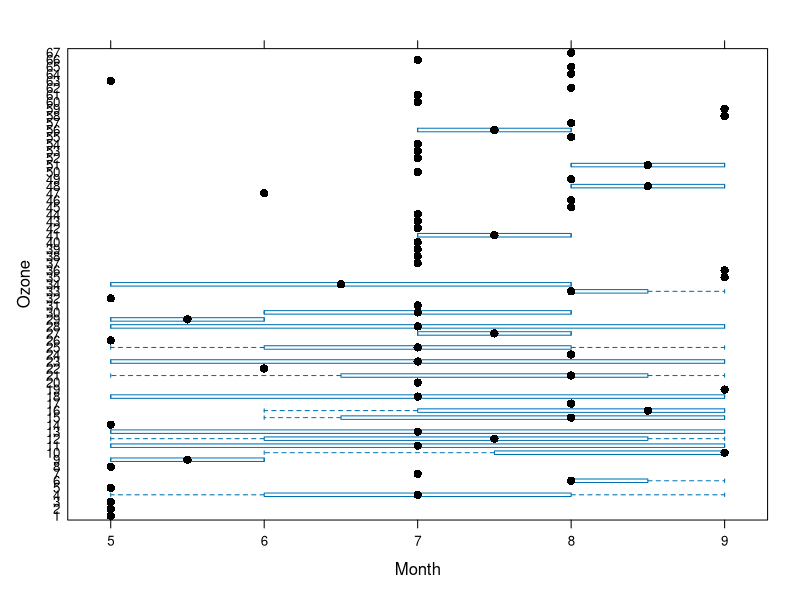

Here is the R script that generated this plot:
## ---- chunk 1
knitr::opts_chunk$set(echo = TRUE)
## ---- chunk 2
#there are bugs but I don't know why
airquality
head(airquality)
install.packages("lattice")
require(lattice)
bwplot(x = Ozone ~ Month,      # ??onth??X頠賂?zone??Y頠?
       data = airquality,     
       xlab = "Month"         
       )
